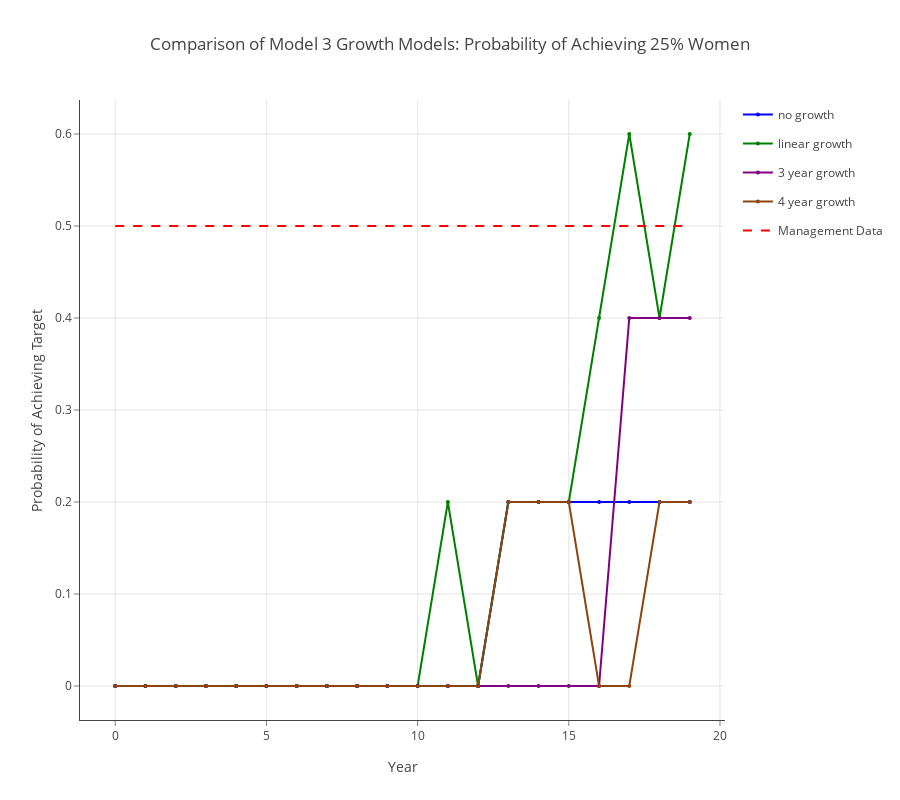

Notebook code cell kept with this figure:
### Markdown cell above
## Comparison of Model 3 Growth Models: Probability of Achieving 25% Women

### Code cell
data = []
linecolors = ['rgb(0,0,255)', 'rgb(0,128,0)', 'rgb(128,0,128)', 'rgb(139,69,19)']
fillcolors = ['rgba(0,0,255,0.25)', 'rgba(0,128,0,0.25)', 'rgba(128,0,128,0.25)', 'rgba(160,82,45,0.25)']

for k,v in enumerate(results.mlist):

    data.append(go.Scatter(
        x=v.summary_matrix['yr'],
        y=v.summary_matrix['p_fpct'],
        line=dict(color=linecolors[k],
                 width=2),
        legendgroup=legend_labels[k],
        showlegend=True,
        marker=dict(
            size=4),
        mode='lines+markers',
        name=legend_labels[k],
    ))


data.append(go.Scatter(
    x=v.summary_matrix['yr'], 
    y=np.repeat(0.5, len(v.summary_matrix['yr'])),
    line=dict(color='red',
             dash='dash'),
    name='Management Data',
    mode='lines',
))
    
layout = go.Layout(
    title='Comparison of Model 3 Growth Models: Probability of Achieving 25% Women',
    height=800,
    width=900,
    paper_bgcolor='rgb(255,255,255)',
    plot_bgcolor='rgb(255,255,255)',
    xaxis=dict(
        visible=True,
        title='Year',
        gridcolor='rgb(229,229,229)',
        showgrid=True,
        showline=True,
        showticklabels=True,
        tickcolor='rgb(127,127,127)',
        ticks='outside',
        zeroline=False
    ),
    yaxis=dict(
        title='Probability of Achieving Target',
        gridcolor='rgb(229,229,229)',
        showgrid=True,
        showline=True,
        showticklabels=True,
        tickcolor='rgb(127,127,127)',
        ticks='outside',
        zeroline=False
    ),
)
fig = go.Figure(data=data, layout=layout)
plotly.offline.iplot(fig, filename= 'shaded_lines')

# export image for ingestion to pdf file.
if not os.path.exists('images'):
    os.mkdir('images')
pio.write_image(fig, 'images/probability_of_reaching_gender_target.png')

### Figure 1 — Plotly figure (JSON) as saved in the notebook; plotly's stock layout.template omitted (floating-point values rounded to 4 significant figures)
{"data": [{"legendgroup": "no growth", "line": {"color": "rgb(0,0,255)", "width": 2}, "marker": {"size": 4}, "mode": "lines+markers", "name": "no growth", "showlegend": true, "type": "scatter", "uid": "71b4072d-cd6e-43a8-bbac-fb7d65ca1670", "x": [0, 1, 2, 3, 4, 5, 6, 7, 8, 9, 10, 11, 12, 13, 14, 15, 16, 17, 18, 19], "y": [0, 0, 0, 0, 0, 0, 0, 0, 0, 0, 0, 0, 0, 0.2, 0.2, 0.2, 0.2, 0.2, 0.2, 0.2]}, {"legendgroup": "linear growth", "line": {"color": "rgb(0,128,0)", "width": 2}, "marker": {"size": 4}, "mode": "lines+markers", "name": "linear growth", "showlegend": true, "type": "scatter", "uid": "355995b1-aabc-4c52-a4d4-35911f45a53a", "x": [0, 1, 2, 3, 4, 5, 6, 7, 8, 9, 10, 11, 12, 13, 14, 15, 16, 17, 18, 19], "y": [0, 0, 0, 0, 0, 0, 0, 0, 0, 0, 0, 0.2, 0, 0.2, 0.2, 0.2, 0.4, 0.6, 0.4, 0.6]}, {"legendgroup": "3 year growth", "line": {"color": "rgb(128,0,128)", "width": 2}, "marker": {"size": 4}, "mode": "lines+markers", "name": "3 year growth", "showlegend": true, "type": "scatter", "uid": "31835bb9-15e5-4af3-a9fc-00455a23c662", "x": [0, 1, 2, 3, 4, 5, 6, 7, 8, 9, 10, 11, 12, 13, 14, 15, 16, 17, 18, 19], "y": [0, 0, 0, 0, 0, 0, 0, 0, 0, 0, 0, 0, 0, 0, 0, 0, 0, 0.4, 0.4, 0.4]}, {"legendgroup": "4 year growth", "line": {"color": "rgb(139,69,19)", "width": 2}, "marker": {"size": 4}, "mode": "lines+markers", "name": "4 year growth", "showlegend": true, "type": "scatter", "uid": "275c12a0-4178-4339-b887-5e23c97049d3", "x": [0, 1, 2, 3, 4, 5, 6, 7, 8, 9, 10, 11, 12, 13, 14, 15, 16, 17, 18, 19], "y": [0, 0, 0, 0, 0, 0, 0, 0, 0, 0, 0, 0, 0, 0.2, 0.2, 0.2, 0, 0, 0.2, 0.2]}, {"line": {"color": "red", "dash": "dash"}, "mode": "lines", "name": "Management Data", "type": "scatter", "uid": "ed6b0205-40bc-4e3c-bc92-107700ad3b68", "x": [0, 1, 2, 3, 4, 5, 6, 7, 8, 9, 10, 11, 12, 13, 14, 15, 16, 17, 18, 19], "y": [0.5, 0.5, 0.5, 0.5, 0.5, 0.5, 0.5, 0.5, 0.5, 0.5, 0.5, 0.5, 0.5, 0.5, 0.5, 0.5, 0.5, 0.5, 0.5, 0.5]}], "layout": {"height": 800, "paper_bgcolor": "rgb(255,255,255)", "plot_bgcolor": "rgb(255,255,255)", "title": {"text": "Comparison of Model 3 Growth Models: Probability of Achieving 25% Women"}, "width": 900, "xaxis": {"gridcolor": "rgb(229,229,229)", "showgrid": true, "showline": true, "showticklabels": true, "tickcolor": "rgb(127,127,127)", "ticks": "outside", "title": {"text": "Year"}, "visible": true, "zeroline": false}, "yaxis": {"gridcolor": "rgb(229,229,229)", "showgrid": true, "showline": true, "showticklabels": true, "tickcolor": "rgb(127,127,127)", "ticks": "outside", "title": {"text": "Probability of Achieving Target"}, "zeroline": false}}}
